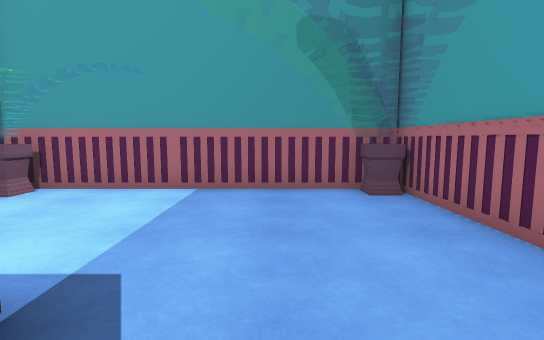
[1] (above)

22 first-person views from a walk through a 3-D level made in the Unity game engine. The camera is 1.2 m above the floor, tilts 6° down and sees 85° across. The floor is counted in squares, 1 m on a side. Each view is taken from the middle of a square. On the plan, view 1 faces up. The plan holds only what a view shows up to about 13 squares ahead; the rest is blank. The player character is not drawn. Some surface patterns are stand-ins.

[2]
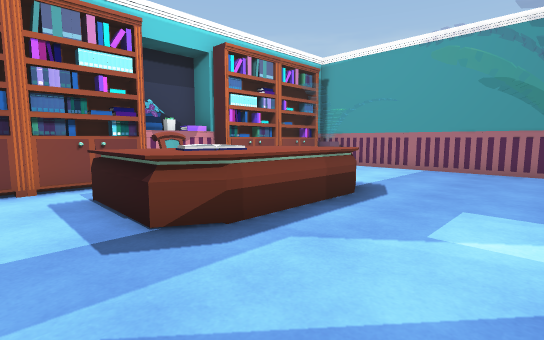

[3]
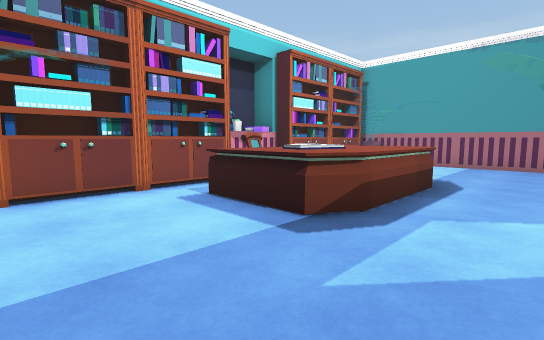

[4]
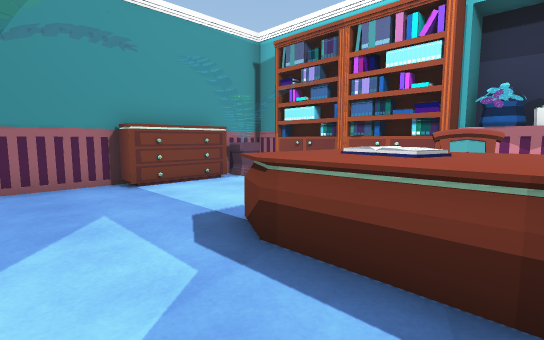

[5]
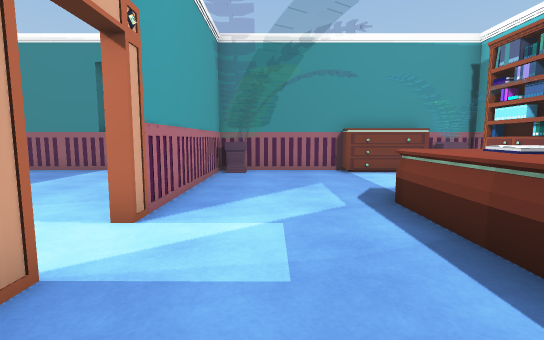

[6]
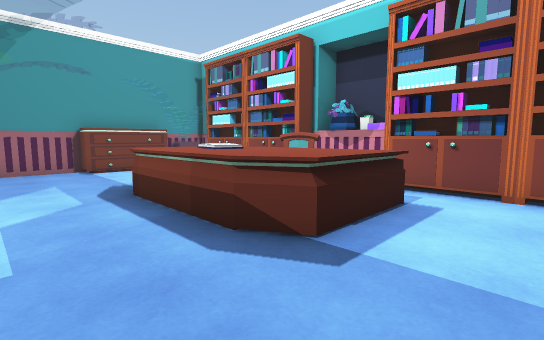

[7]
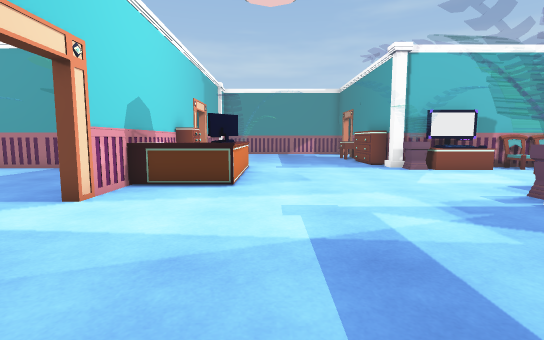

[8]
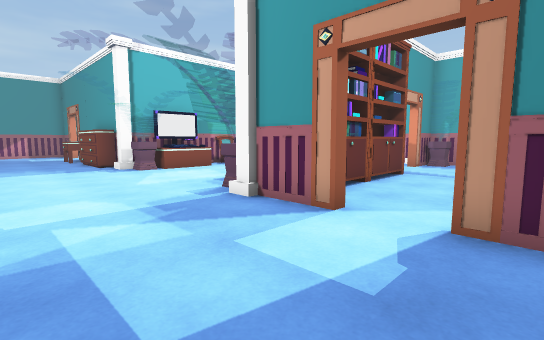

[9]
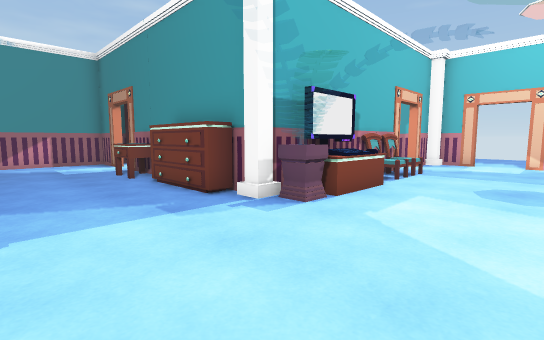

[10]
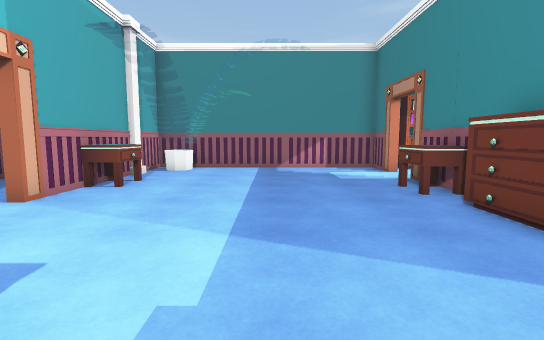

[11]
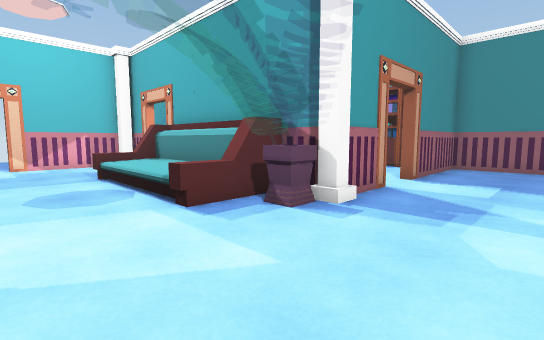

[12]
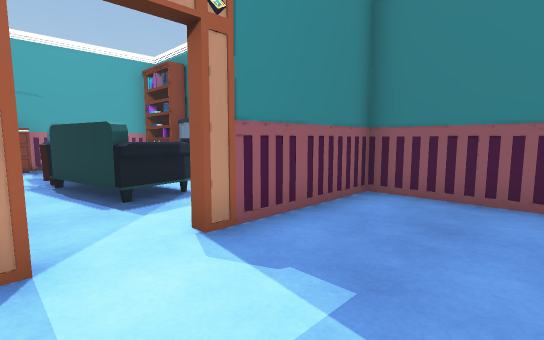

[13]
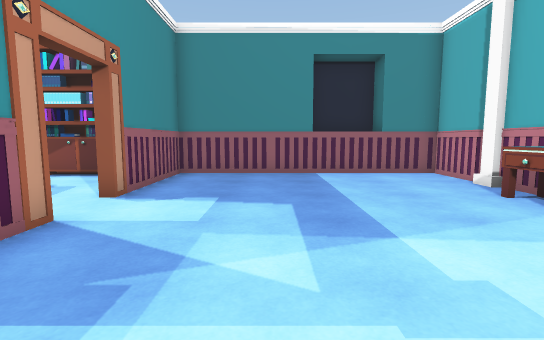

[14]
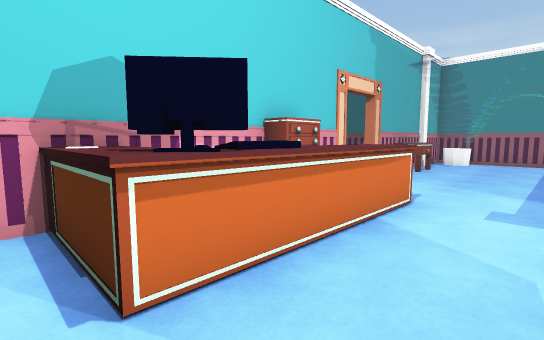

[15]
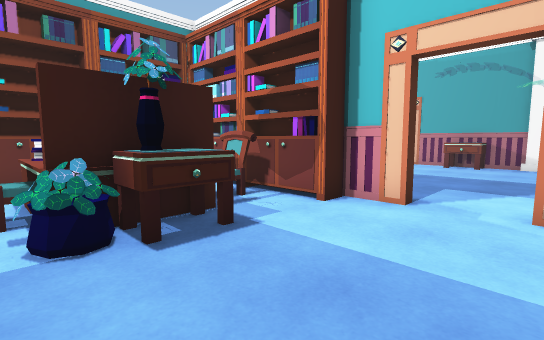

[16]
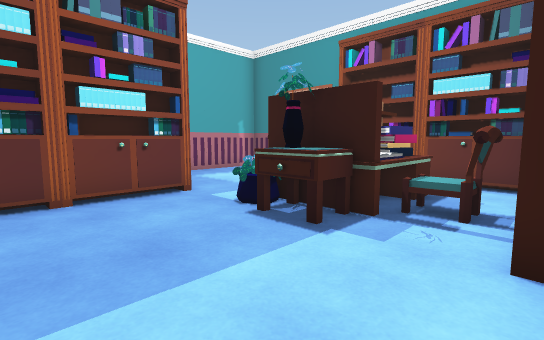

[17]
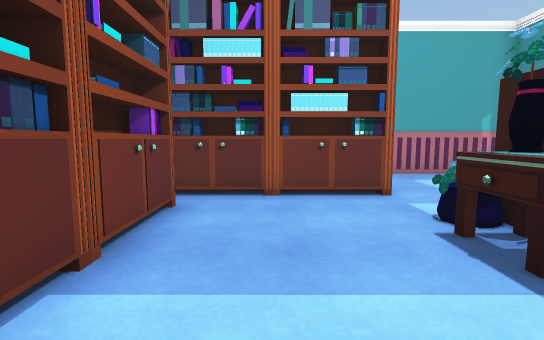

[18]
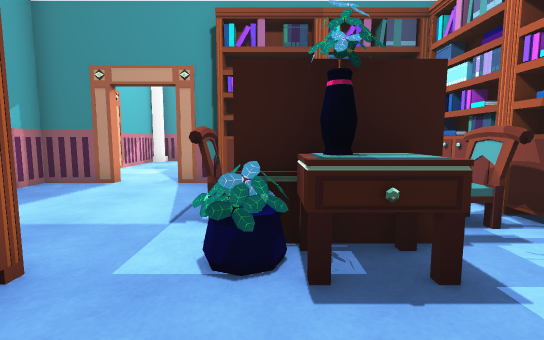

[19]
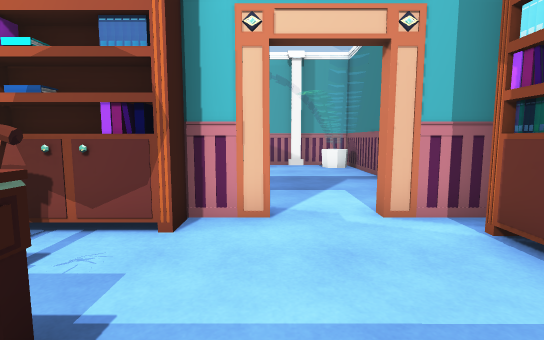

[20]
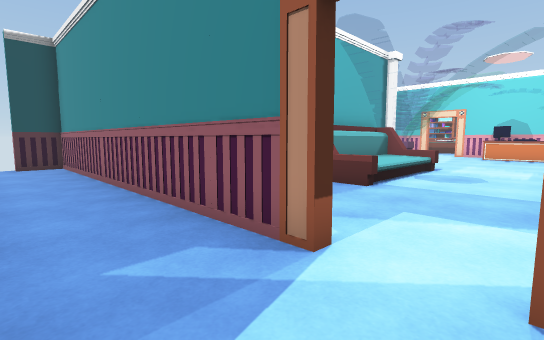

[21]
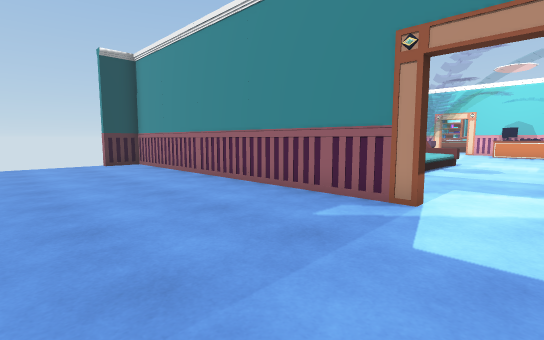

[22]
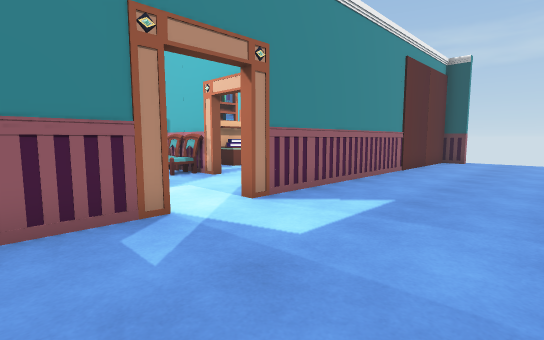

### Floor plan
Key: @ floor where view 1 was taken; # wall or solid block; . main floor; : floor 0.5 m higher than the main floor; + floor 0.75 m higher than the main floor; = window, fence, low wall or low ledge; ^ raised ledge; P planter; B bookshelf; C chair; K books; R dresser; L column; M monitor; E keyboard; S desk; F sofa; I fireplace; O other object.
Columns run from 8 left of view 1 to 29 right of it. Each row starts with its distance up from view 1.
 19            ##########
 18            #^ ......##BB#B#B#     ..
 17            #  ......#......B     ...
 16            L...............B#   ....
 15            #...............B   B....
 14            #S.......##..S..B   #....
 13           .#S......SSB.SOPP... #.....
 12           .#........#BCOOSC....#.....
 11            .........R#CKKKC....#.....
 10             ........RB.KKK.....#.....
  9            #........RBBBBBB....#.....
  8            #R O.....L#BB#BC#..##.....
  7  #########=#R O.....PMMM.CCC...O.....
  6  #PP......O#ROO......PEE.......#......
  5  #B........#.EE......................
  4  #B........#OEM................#......
  3  #B........#OMM................#......
  2  #B.OOO....#......... F::::+...#......
  1 ### OOOO...#........  FFFFFF   #......
  0 #O. OOOO@...........L##FFFF# .#L......
 -1 #PCCOKOO............#BBB#B#...P#......
 -2 ###COKOO...#........#..........#......
 -3  #B.OOO....#S.............FS..RR......
 -4  ##........#S..........FFFSSSOO#......
 -5  #B........#........#..F    OO #......
 -6  #B........L........#....      #.....
 -7  #B.......O#........# ...      #.....
 -8  #PPRRR###O###.########BBIIIIBB###...
 -9  #############^^##              ##

Positions as (right, up) in squares from view 1, and headings:
1: (0, 0), facing up
2: (2, -5), facing up-left
3: (1, -7), facing up-left
4: (1, 0), facing down-left
5: (1, 3), facing down
6: (1, 4), facing down-left
7: (7, -5), facing up
8: (8, -5), facing up-right
9: (8, 3), facing up-right
10: (8, 6), facing up
11: (9, 5), facing down-right
12: (9, -2), facing down-right
13: (9, 2), facing down
14: (8, 2), facing up-left
15: (18, 17), facing down-left
16: (13, 17), facing down-right
17: (13, 16), facing right
18: (17, 16), facing down
19: (17, 15), facing left
20: (26, 6), facing down-left
21: (29, 6), facing down-left
22: (28, 2), facing up-left
